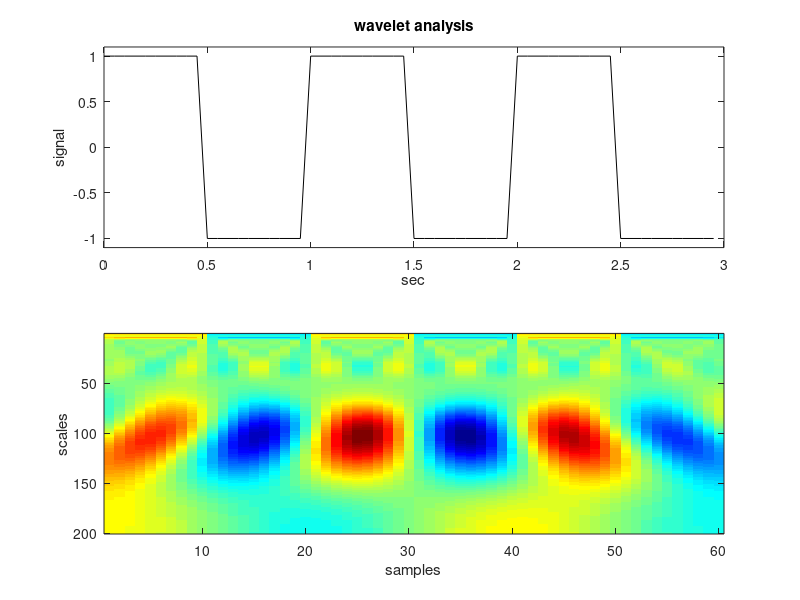

Write MATLAB code to recreate this figure.
% Signal analysis by continuous wavelet transform
% Morlet Wavelet
% Plot of signal and scalogram

% Square signal 
fy=1; %signal frequency in Hz
wy=2*pi*fy; %signal frequency in rad/s
duy=3; %signal duration in seconds

fs=20; %sampling frequency in Hz
Ts=1/fs; %time interval between samples;
t=0:Ts:(duy-Ts); %time intervals set

y=square(wy*t); %signal data set

ND=length(y); %number of data

CC=zeros(40,ND);
% CWT
nn=1:ND;
for ee=1:200,
   s=ee*0.008; %scales
   for rr=1:ND, %delays
      a=Ts*(rr-1);
      val=0;     
      %vectorized part
         t=Ts*(nn-1);
         x=(t-a)/s; %plug coeffs.
         psi=(1/sqrt(s))*(exp(-(x.^2)/2).*cos(5*x)); %wavelet
         for j=1:ND,
            val=val+(y(j).*psi(j));
         end;   
      CC(ee,rr)=val;
   end;
 end;


figure (1)
subplot(2,1,1)
plot(t,y,'k');
axis([0 duy min(y)-0.1 max(y)+0.1]);
xlabel('sec'); ylabel('signal');
title('wavelet analysis');
subplot(2,1,2)
imagesc(CC);
colormap('jet'); 
xlabel('samples'); ylabel('scales');
